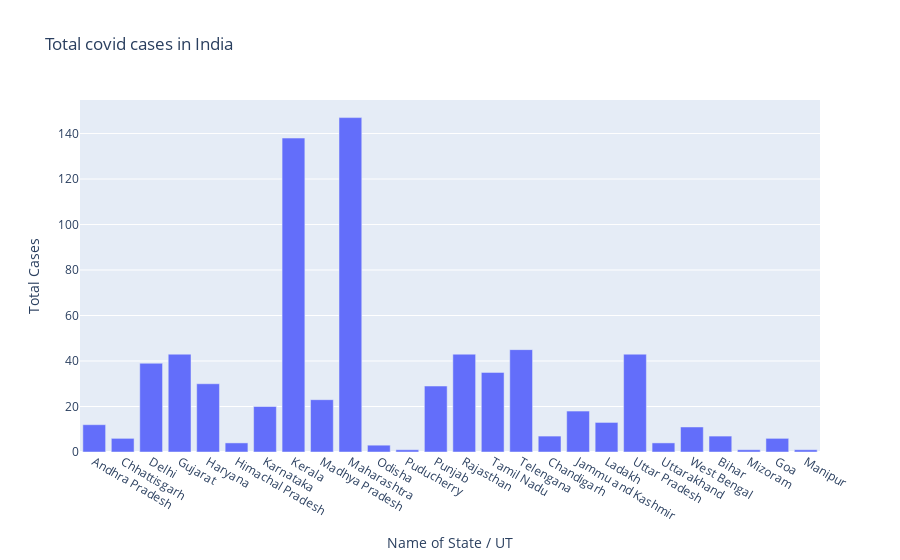

The notebook cell this image was saved under:
### Markdown cell above
# Obect oriend way of Visualization ( matplotlib and plotly)

### Code cell
#matplotlib
#dpi==dots per inches

#fig=plt.figure(figsize=(20,10))

fig=plt.figure(figsize=(20,10),dpi=200)
axes=fig.add_axes([0,0,1,1])
axes.bar(df['Name of State / UT'],df['Total Cases'])
axes.set_title('Total covid cases in India')
axes.set_xlabel('Name of State / UT')
axes.set_ylabel('Total Cases')
plt.show()


# creating graph using pltly graph objects
fig=go.Figure()
fig.add_trace(go.Bar(x=df['Name of State / UT'],y=df['Total Cases']))
fig.update_layout(title='Total covid cases in India',xaxis=dict(title='Name of State / UT'),yaxis=dict(title='Total Cases'))

### Figure 1 — Plotly figure (JSON) as saved in the notebook; plotly's stock layout.template omitted (floating-point values rounded to 4 significant figures)
{"data": [{"type": "bar", "x": ["Andhra Pradesh", "Chhattisgarh", "Delhi", "Gujarat", "Haryana", "Himachal Pradesh", "Karnataka", "Kerala", "Madhya Pradesh", "Maharashtra", "Odisha", "Puducherry", "Punjab", "Rajasthan", "Tamil Nadu", "Telengana", "Chandigarh", "Jammu and Kashmir", "Ladakh", "Uttar Pradesh", "Uttarakhand", "West Bengal", "Bihar", "Mizoram", "Goa", "Manipur"], "y": [12, 6, 39, 43, 30, 4, 20, 138, 23, 147, 3, 1, 29, 43, 35, 45, 7, 18, 13, 43, 4, 11, 7, 1, 6, 1]}], "layout": {"title": {"text": "Total covid cases in India"}, "xaxis": {"title": {"text": "Name of State / UT"}}, "yaxis": {"title": {"text": "Total Cases"}}}}
